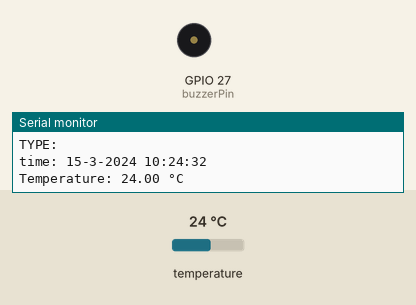
Bench run of a sketch on a simulated ESP32. Parts: buzzer (waves = sounding, pin HIGH), the last lines printed to the serial monitor. The inputs (shaded band) are chosen by the test bench; at power-on: temperature 24 °C. WiFi joins after 1.5 s; servers stay silent unless stated; network time is answered at once with the bench clock; the local clock reads 2024-03-15 10:24:30 at power-on unless the sketch sets it.

Above: at 3.0 s.
3.1 s: temperature set to 31.6 °C
4.7 s: temperature set to 32.6 °C
At 5.4 s:
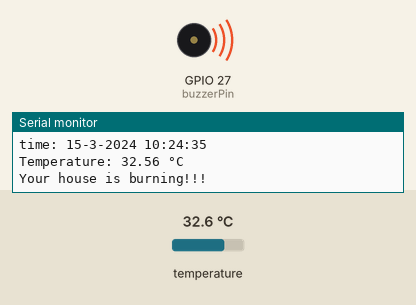
8.4 s: temperature set to 12 °C
At 9.1 s:
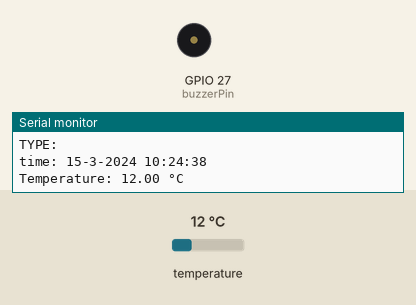
9.9 s: temperature set to 33 °C
At 13.0 s:
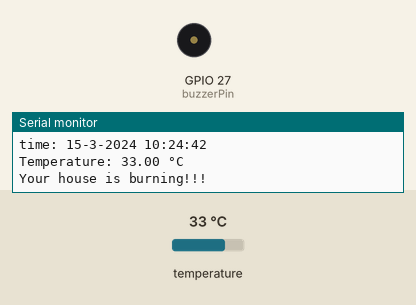
Timing chart, 0 to 14.6 s (numbered marks = the images above; inputs shaded):
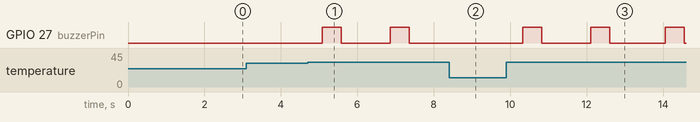

The sketch:

temperatureBuzzer.ino
```cpp
#define BLYNK_PRINT Serial

#define BLYNK_TEMPLATE_ID "TMPL6Sw7PhL4h"
#define BLYNK_TEMPLATE_NAME "temperatureBuzzer"
#define BLYNK_AUTH_TOKEN "rRjuKU_ZNu7DC7Fq_7XMcPCizwAKdWf8"
// Database information
#define API_KEY "AIzaSyDOpapodHt8TPLi9lDIE4w6Ow59H-6hQSI"
#define DATABASE_URL "https://temperaturebuzzer-default-rtdb.asia-southeast1.firebasedatabase.app/"

/* Define the user Email and password that already registered or added to the project */
#define USER_EMAIL "thisishell@gmail.com"
#define USER_PASSWORD "bruhhh"

#include <Arduino.h>
#include <OneWire.h>
#include <DallasTemperature.h>
#include <WiFi.h>
#include <WiFiUdp.h>
#include <WiFiClient.h>
#include <FirebaseESP32.h>
#include <BlynkSimpleEsp32.h>
#include <Blynk.h>
#include <NTPClient.h>
#include "addons/TokenHelper.h"
#include "addons/RTDBHelper.h"

//  Use the NTP (Network Time Protocol) to get the time and date
WiFiUDP ntpUDP;
NTPClient timeClient(ntpUDP, "pool.ntp.org");

// Define Firebase Data object
FirebaseData fbdo;
FirebaseAuth auth;
FirebaseConfig config;
FirebaseJson json;

#define ONE_WIRE_BUS 14
OneWire oneWire(ONE_WIRE_BUS);
DallasTemperature sensors(&oneWire);

//define path in the database
String prPath = "/temperatureSensor";
String timePath = "/temperatureSensor";
String databasePath = "/asm2";
String parentPath;

const int buzzerPin = 27;
const float temperatureThreshold = 32;

// Your WiFi credentials.
// Set password to "" for open networks.
char ssid[] = "Redmi 9T";
char pass[] = "20033002";
unsigned long sendDataPrevMillis = 0;

void setup()
{
  Serial.begin(9600);
  Blynk.begin(BLYNK_AUTH_TOKEN,ssid,pass);
  sensors.begin();
  timeClient.begin();
	timeClient.setTimeOffset(25200);
  pinMode(buzzerPin, OUTPUT);
  /* Assign the api key (required) */
  config.api_key = API_KEY;

  /* Assign the user sign in credentials */
  auth.user.email = USER_EMAIL;
  auth.user.password = USER_PASSWORD;

  /* Assign the RTDB URL (required) */
  config.database_url = DATABASE_URL;

  //Assign the callback function for the long running token generation task
	config.token_status_callback = tokenStatusCallback;
  Firebase.begin(&config, &auth);

  // Comment or pass false value when WiFi reconnection will control by your code or third party library
  Firebase.reconnectWiFi(true);
  Firebase.setDoubleDigits(5);
 }

void loop()
{
  Blynk.run();
  Firebase.ready();
  sensors.requestTemperatures();
  String datetime = getDatetime();
  float temperature = sensors.getTempCByIndex(0);
  if (Firebase.ready() && (millis() - sendDataPrevMillis > 5000 || sendDataPrevMillis == 0))
  {
    parentPath= databasePath + "/" + datetime;
    sendDataPrevMillis = millis();
    //set the JSON string
 		json.set(timePath.c_str(), temperature);
    if (Firebase.RTDB.setJSON(&fbdo, parentPath.c_str(), &json)){
 			Serial.println("PASSED");
 			Serial.println("PATH: " + fbdo.dataPath());
			Serial.println("TYPE: " + fbdo.dataType());
 		}
 		else {
 			Serial.println("FAILED");
 			Serial.println("REASON: " + fbdo.errorReason());
 		}
  }
  Serial.println();
  if(Blynk.connected()){Blynk.virtualWrite(V1, temperature);}
  if (temperature == -127.00) {
    Serial.println("Failed to read temperature from Dallas 18B20 sensor!");
    return;
  }
  Serial.print("time: ");
  Serial.println(datetime);
  Serial.print("Temperature: ");
  Serial.print(temperature);
  Serial.println(" °C");

  if (temperature > temperatureThreshold) {
    Serial.print("Your house is burning!!!");
    digitalWrite(buzzerPin, HIGH);
    delay(500);
    digitalWrite(buzzerPin, LOW);
    delay(500);
  }
}

BLYNK_WRITE(V0) {
  int pinValue = param.asInt();
  if (pinValue == 1 || pinValue == 0) {
    digitalWrite(buzzerPin, LOW);
    delay(5000);
  }
}

//define the function to get the datetime
String getDatetime(){
 	timeClient.update();
 	time_t epochTime = timeClient.getEpochTime();
 	struct tm *ptm = gmtime ((time_t *)&epochTime);
 	int monthDay = ptm->tm_mday;
 	int currentMonth = ptm->tm_mon+1;
 	int currentYear = ptm->tm_year+1900;
 	String formattedTime = timeClient.getFormattedTime();
 	return String(monthDay) + "-" + String(currentMonth) + "-" + String(currentYear) + " " + formattedTime;
}
```

Measured:
- the behaviour switches between 32 and 32.1 °C on temperature (found by bisection; images 0 and 1)
- after the input at 4.7 s, GPIO 27 (buzzerPin): alternates HIGH for 0.50 s and LOW for 1.3 s, starting after 0.38 s
- after the input at 8.4 s, GPIO 27 (buzzerPin): stays LOW (without the input it goes to HIGH after 0.41 s)
- after the input at 9.9 s, GPIO 27 (buzzerPin): alternates HIGH for 0.50 s and LOW for 1.4 s, starting after 0.43 s
